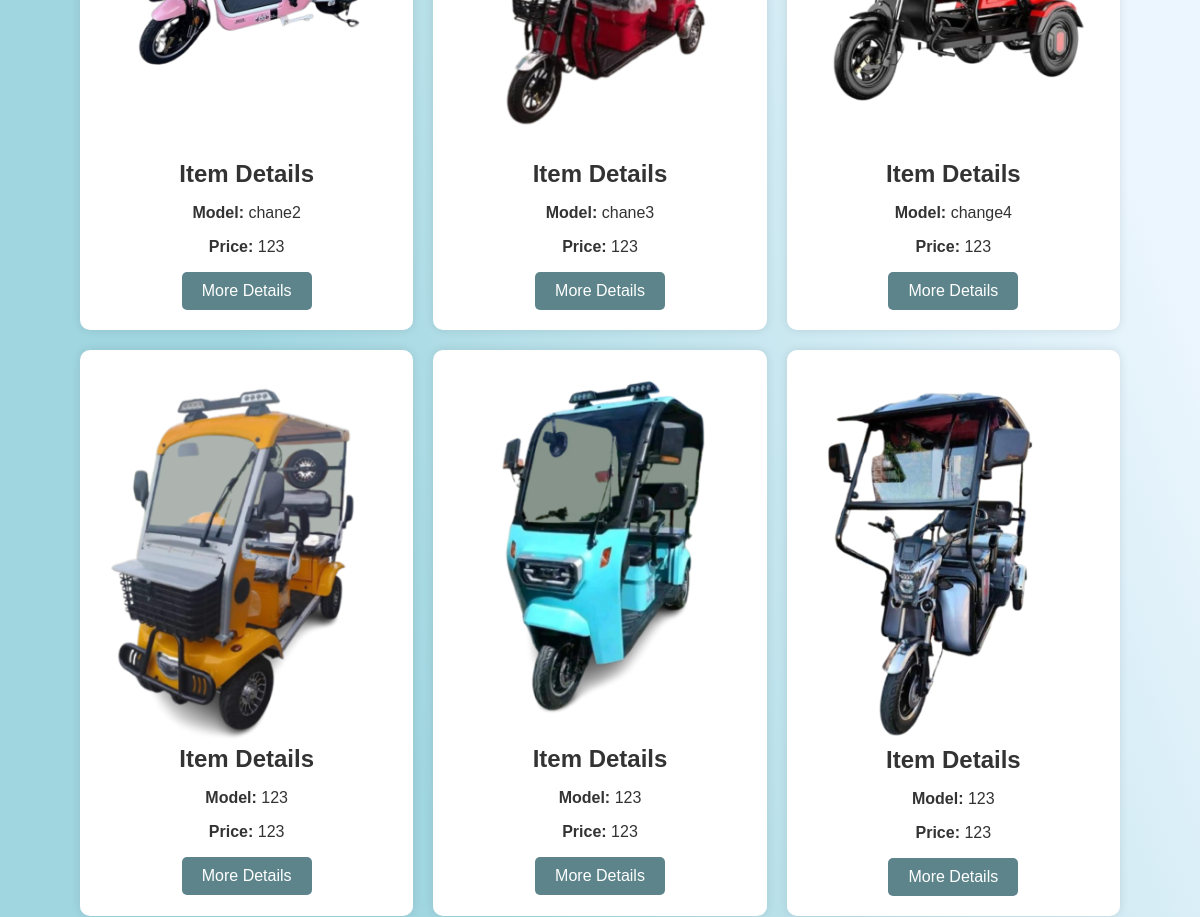
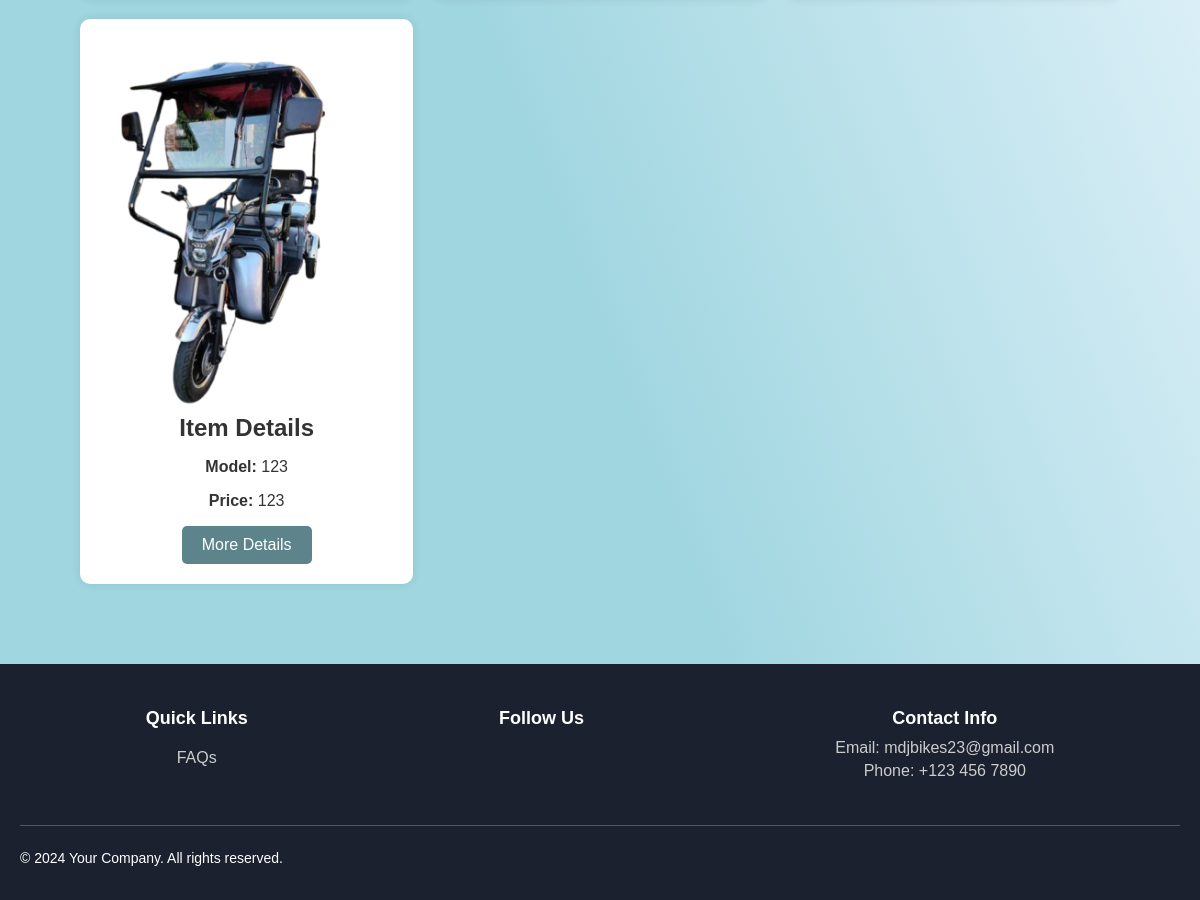
The page /products.php (lower part) on the database as committed earlier (2 pictures, top to bottom).
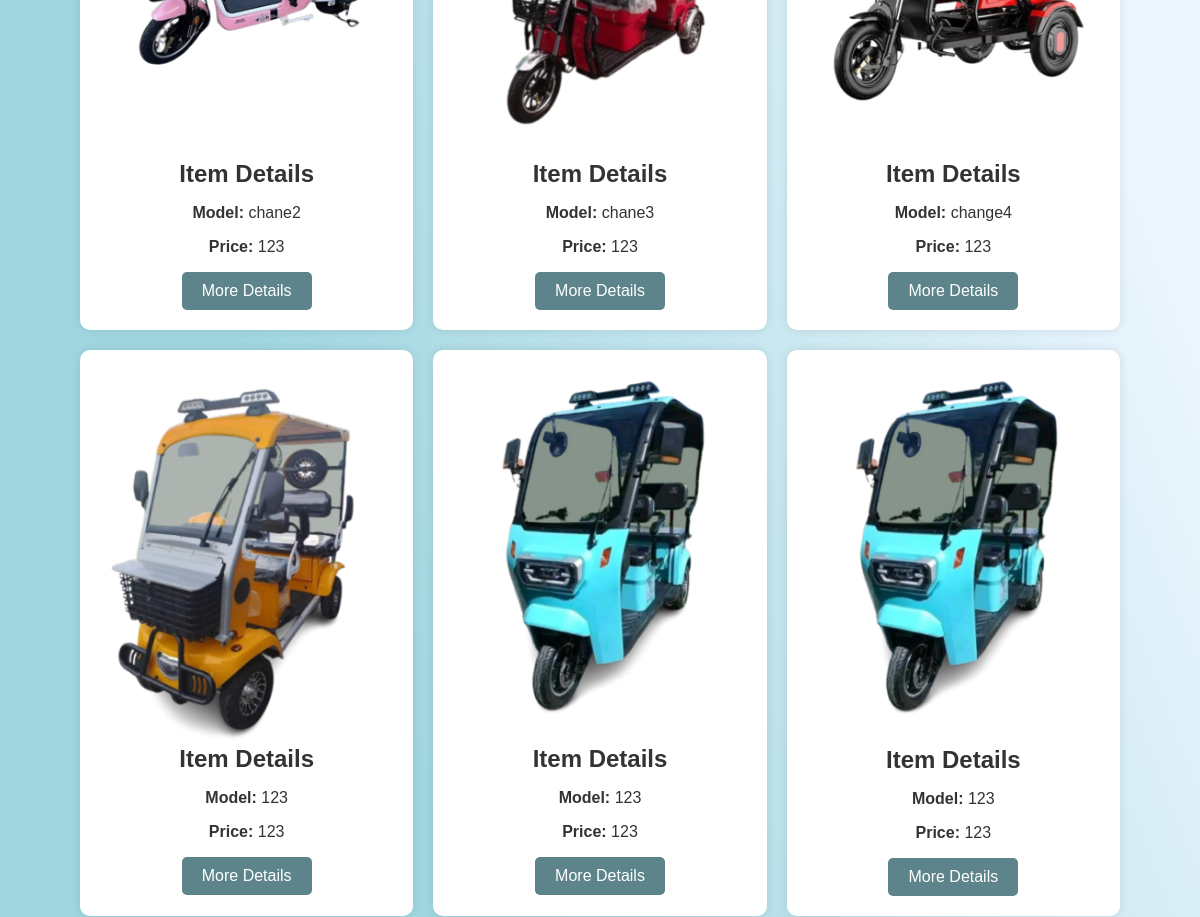
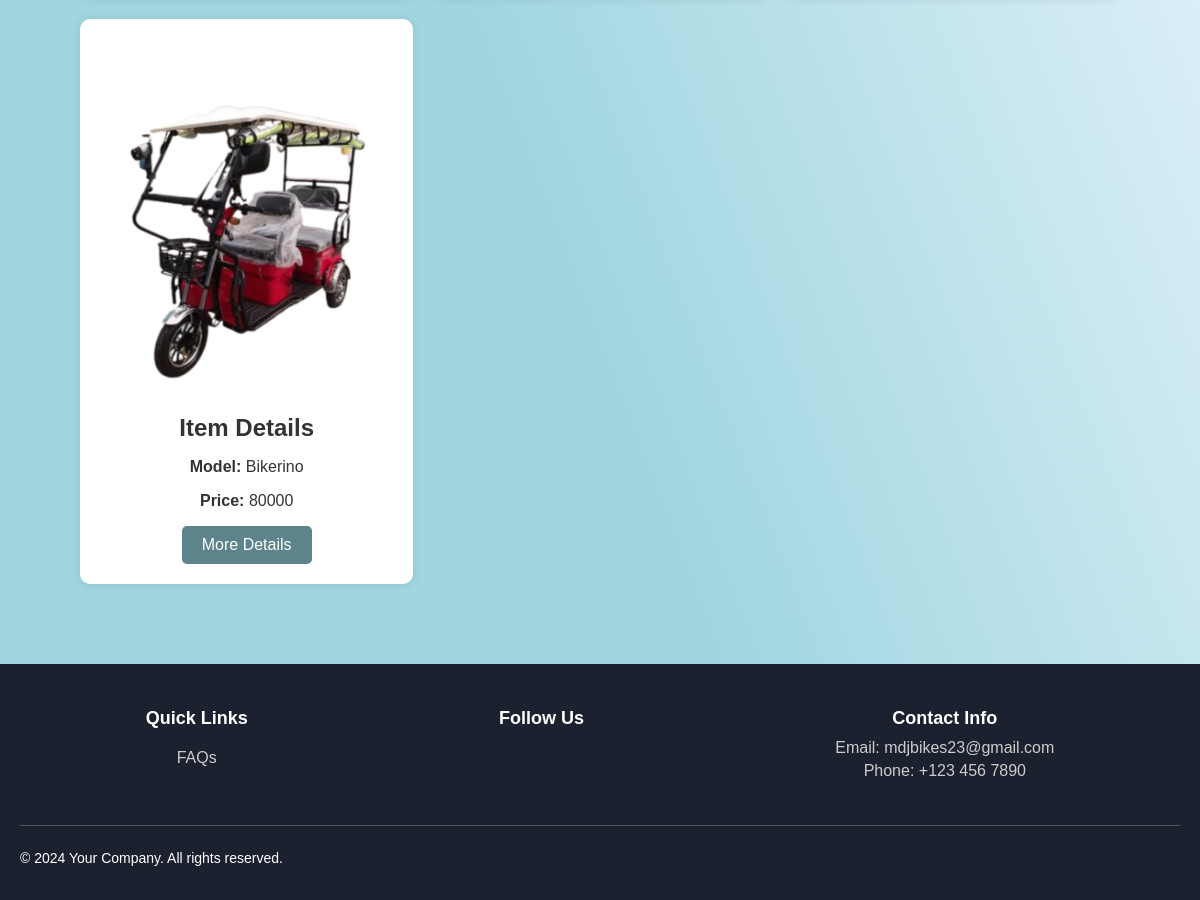
The same page on the database as committed later (2 pictures, top to bottom).
### tables this page shows
CREATE TABLE `products_tb` (
  `id` int(255) NOT NULL,
  `prod_serial_num` int(25) DEFAULT NULL,
  `images` varchar(255) DEFAULT NULL,
  `p_model` text DEFAULT NULL,
  `p_wheels` text DEFAULT NULL,
  `p_motor_power` int(11) DEFAULT NULL,
  `p_battery` text DEFAULT NULL,
  `p_max_speed` int(11) DEFAULT NULL,
  `p_range` int(11) DEFAULT NULL,
  `p_max_load` int(11) DEFAULT NULL,
  `p_charging_time` text DEFAULT NULL,
  `p_variants` text DEFAULT NULL,
  `p_other_features` text DEFAULT NULL,
  `p_price` int(11) DEFAULT NULL,
  `u_availability` varchar(255) DEFAULT NULL
);

### products.php (the view, shortened to what this page needs)
<?php
include "db_conn.php";
$sql = "SELECT * FROM products_tb";
$result = mysqli_query($conn, $sql);
?>
<!DOCTYPE html>
<html lang="en">
<head>
    <link rel="stylesheet" href="styles/styles.css">
</head>
<body>
    <?php include 'header.php'; ?>
    <?php include 'side-bar.php'; ?>
    <main>
        <section class="product-grid">
            <?php while ($row = mysqli_fetch_assoc($result)): ?>
                <div class="product-card" data-wheels="<?php echo htmlspecialchars($row['p_wheels']); ?>">
                    <div class="image-container" onclick="openImageModal('gomeMDJ2/<?php echo htmlspecialchars($row['images']); ?>')">
                        <img src="gomeMDJ2/<?php echo htmlspecialchars($row['images']); ?>" alt="Product Image">
                    </div>
                    <div class="product-description">
                        <h2 class="mobile-hide">Item Details</h2>
                        <div class="basic-info">
                            <p><strong>Model:</strong> <?php echo htmlspecialchars($row['p_model'])?></p>
                            <p class="mobile-hide"><strong>Price:</strong> <?php echo htmlspecialchars($row['p_price'])?></p>
                        </div>
                    </div>
                    <button class="viewMore-button" onclick="openPopup('<?php echo $row['id']; ?>')">More Details</button>
                </div>
            <?php endwhile; ?>
        </section>
    </main>
    <?php include 'footer.php'; ?>
</body>
</html>

Rows that differ between the two databases and show on the page:
removed products_tb: images (picture), p_model "123", p_price "123"
changed products_tb (number 6 of 7 on the later page): images: a different picture
added products_tb: images (picture), p_model "Bikerino", p_price "80000"
